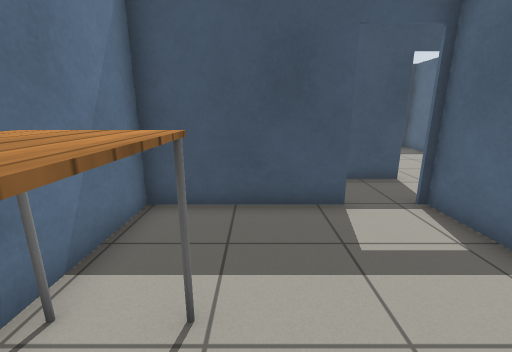
view 1 (above)

16 first-person views from a walk through a robot-simulator world made for Gazebo. The camera is 1.1 m above the floor, tilts 14° down and sees 90° across. The floor is counted in squares, 0.5 m on a side. Each view is taken from the middle of a square. On the plan, view 1 faces up. The plan holds only what a view shows up to about 16 squares ahead; the rest is blank. Robots are left out. Simple patterns stand in for the simulator's built-in surfaces.

view 2
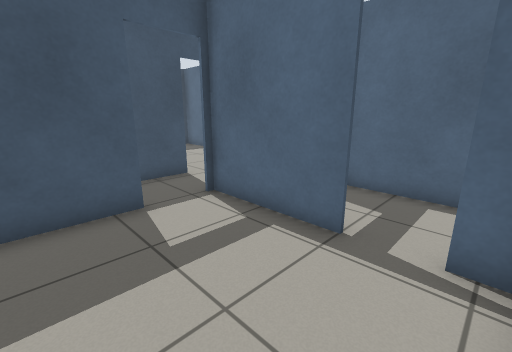

view 3
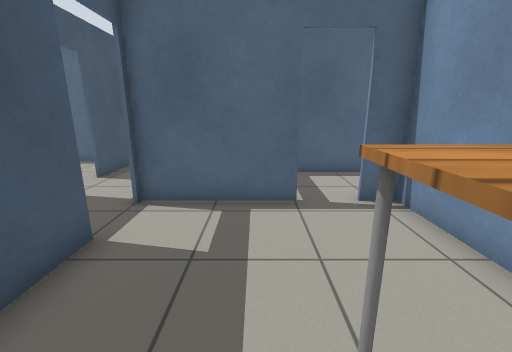

view 4
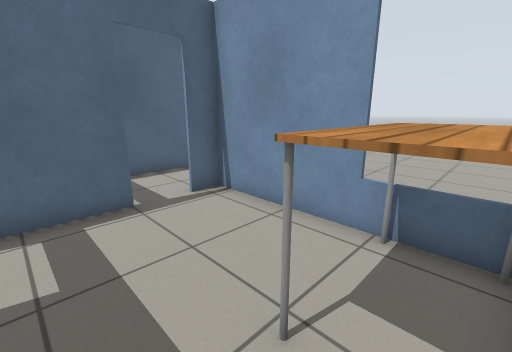

view 5
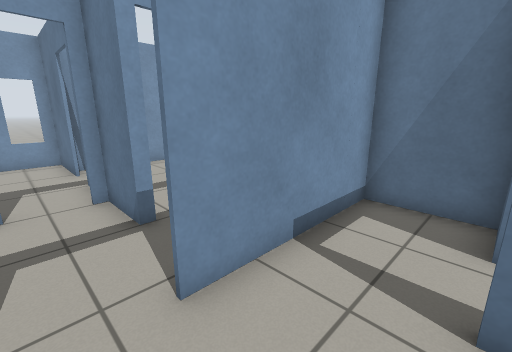

view 6
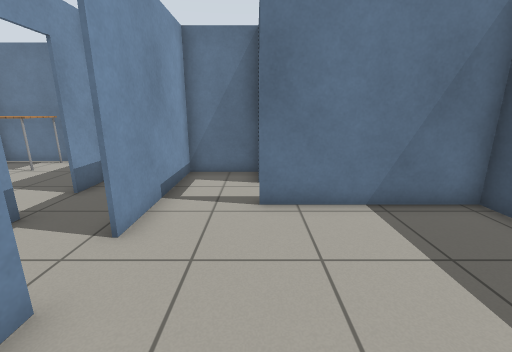

view 7
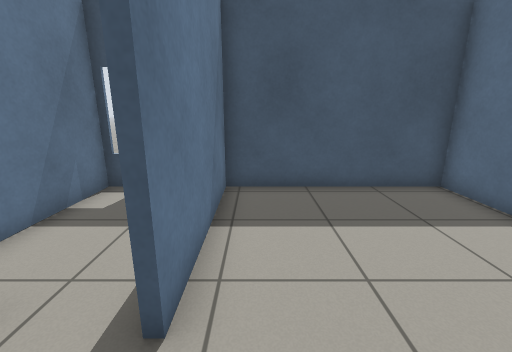

view 8
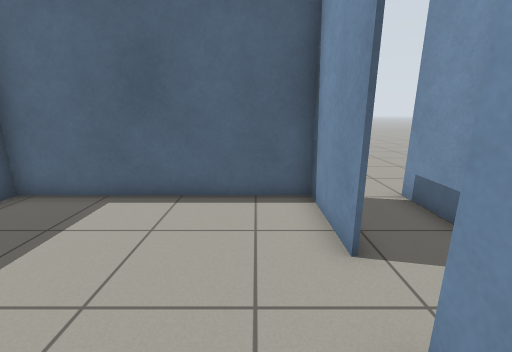

view 9
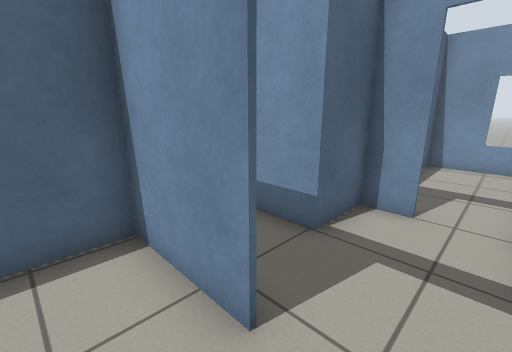

view 10
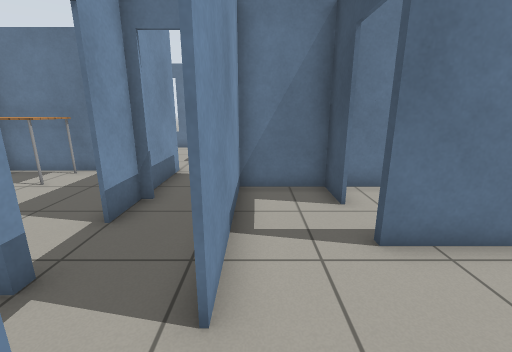

view 11
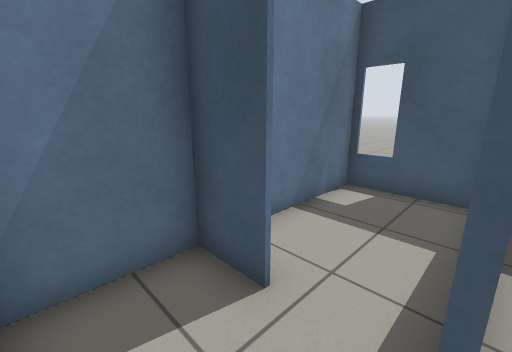

view 12
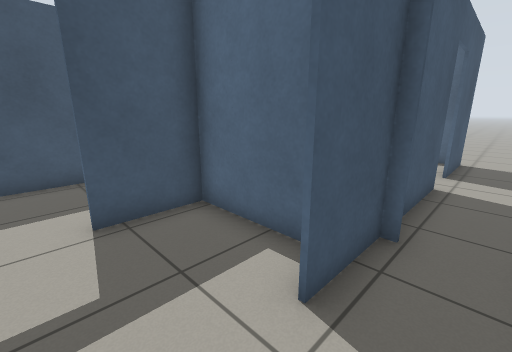

view 13
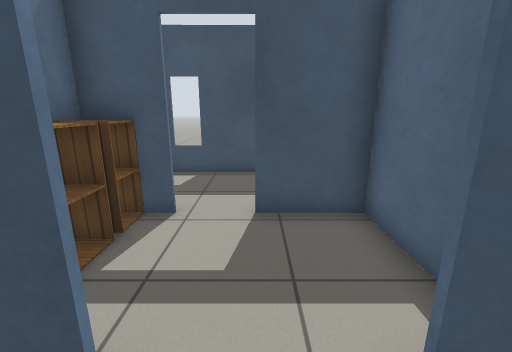

view 14
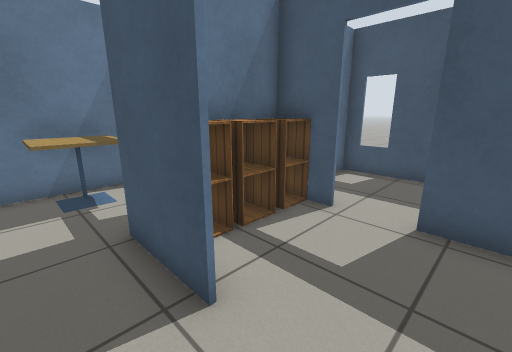

view 15
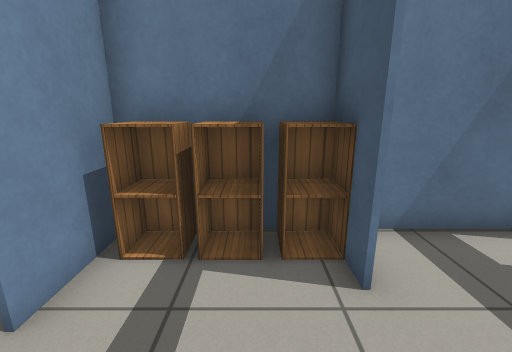

view 16
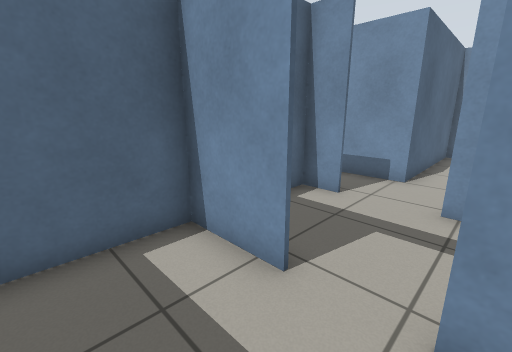

### Floor plan
Ten units are one square. View 1 is at (0, 0); x grows to the right and y downward. Boxes are objects, and circles mark ways between rooms. Rooms are numbered by the first view taken in them; rooms with no view inside come last. Other rooms are left out.
<svg viewBox="-110 -170 212 200">
<path fill="none" stroke="#000" d="M22 -59 -27 -59 -27 6M-16 6 42 6 42 -4M42 -19 42 -60M65 -85 96 -85 96 -165 29 -165M11 -111 -5 -111 -5 -85M31 -165 31 -110M-19 -85 49 -85M-47 -124 -66 -124 -66 -85 -41 -85M-41 -84 -68 -84M-5 -124 -31 -124M-6 -85 -6 -119M-105 -96 -105 -68M6 -84 -19 -84M-93 -48 -93 -41M-28 6 -28 -60 22 -60M-31 -125 -5 -125M-54 -125 -47 -125M-23 -165 -66 -165 -66 -134M-6 -119 -6 -153M29 -165 -5 -165 -5 -118M49 -84 19 -84M39 -60 43 -60 43 -40 48 -40M61 -40 74 -40 74 -60 97 -60M97 -84 65 -84M43 -5 43 25 74 25 74 -35"/>
<rect x="-25" y="-25" width="20" height="30" fill="#bbb"><title>table</title></rect>
<rect x="-105" y="-95" width="20" height="20" fill="#bbb"><title>cafe table</title></rect>
<rect x="-65" y="-95" width="10" height="10" fill="#bbb"><title>cabinet</title></rect>
<rect x="-65" y="-105" width="10" height="10" fill="#bbb"><title>cabinet</title></rect>
<rect x="-65" y="-125" width="10" height="20" fill="#bbb"><title>cabinet</title></rect>
<circle cx="35" cy="-60" r="3" fill="#2a7"/>
<circle cx="40" cy="-15" r="3" fill="#2a7"/>
<circle cx="10" cy="-75" r="3" fill="#2a7"/>
<circle cx="15" cy="-110" r="3" fill="#2a7"/>
<circle cx="55" cy="-85" r="3" fill="#2a7"/>
<circle cx="-35" cy="-120" r="3" fill="#2a7"/>
<circle cx="55" cy="-40" r="3" fill="#2a7"/>
<text x="0" y="-30">1</text>
<text x="60" y="-120">2</text>
<text x="-50" y="-110">3</text>
<text x="-40" y="-140">4</text>
<text x="10" y="-140">5</text>
<text x="50" y="-70">6</text>
<text x="50" y="-10">7</text>
</svg>
Room 1 opens to room 6. Room 1 opens to room 7. Room 2 opens to room 3. Room 2 opens to room 5. Room 2 opens to room 6. Room 3 opens to room 4. Room 6 opens to room 7.

Where each view was taken, in squares from view 1:
view 1: 0 up, 0 right, facing up
view 2: 0 up, 0 right, facing up-right
view 3: 3 up, 2 left, facing right
view 4: 4 up, 2 left, facing down-right
view 5: 11 up, 6 right, facing down-left
view 6: 11 up, 9 right, facing left
view 7: 9 up, 4 right, facing up
view 8: 10 up, 3 right, facing right
view 9: 10 up, 5 right, facing down-right
view 10: 9 up, 7 right, facing left
view 11: 9 up, 3 right, facing up-left
view 12: 7 up, 4 left, facing up-right
view 13: 7 up, 3 left, facing up
view 14: 7 up, 2 left, facing up-left
view 15: 11 up, 2 left, facing left
view 16: 15 up, 5 left, facing down-right
